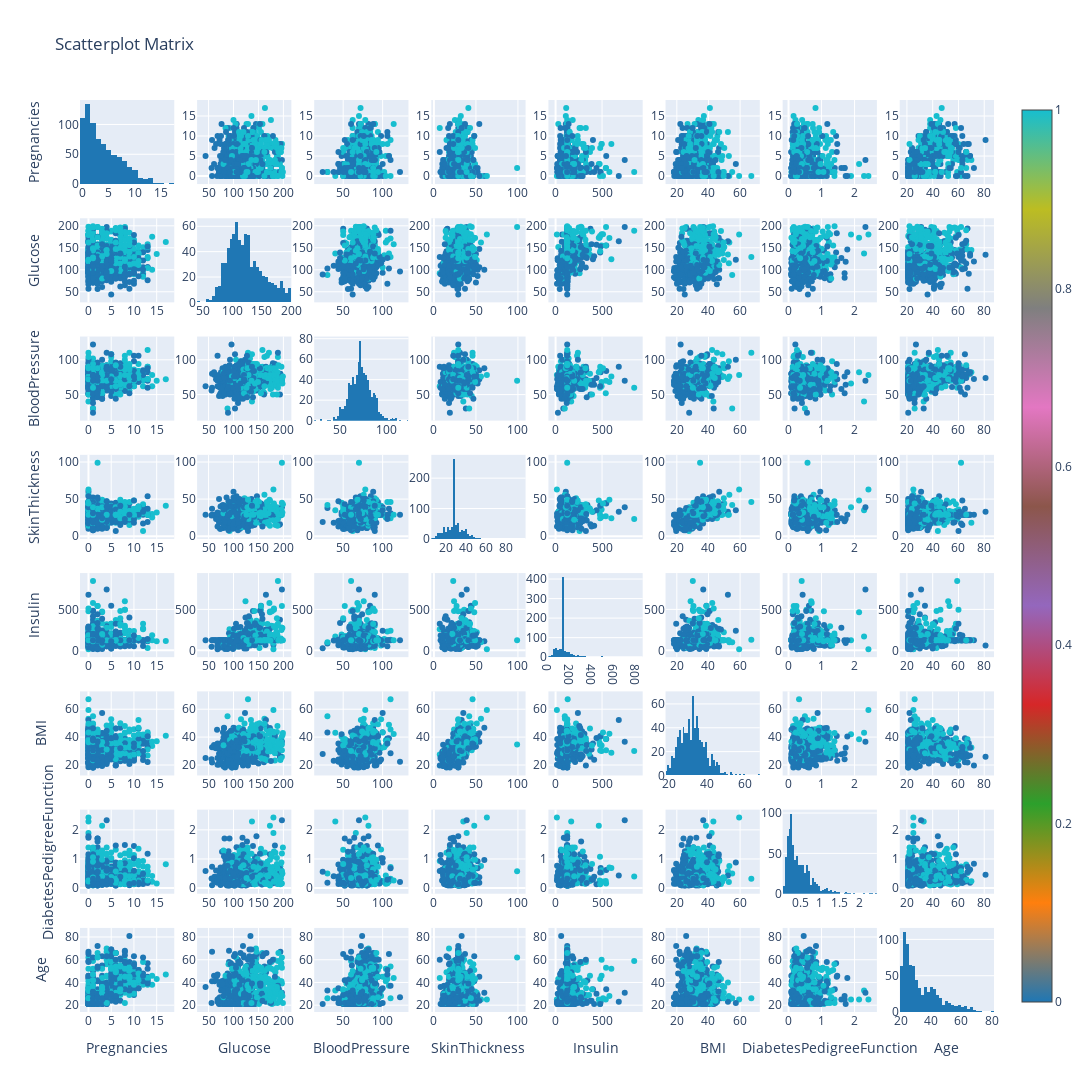

The notebook cell this image was saved under:
### Code cell
fig = ff.create_scatterplotmatrix(data, diag='histogram', index='Outcome', height=1500, width=1500)
fig.update_layout(showlegend=False)
fig.show()
